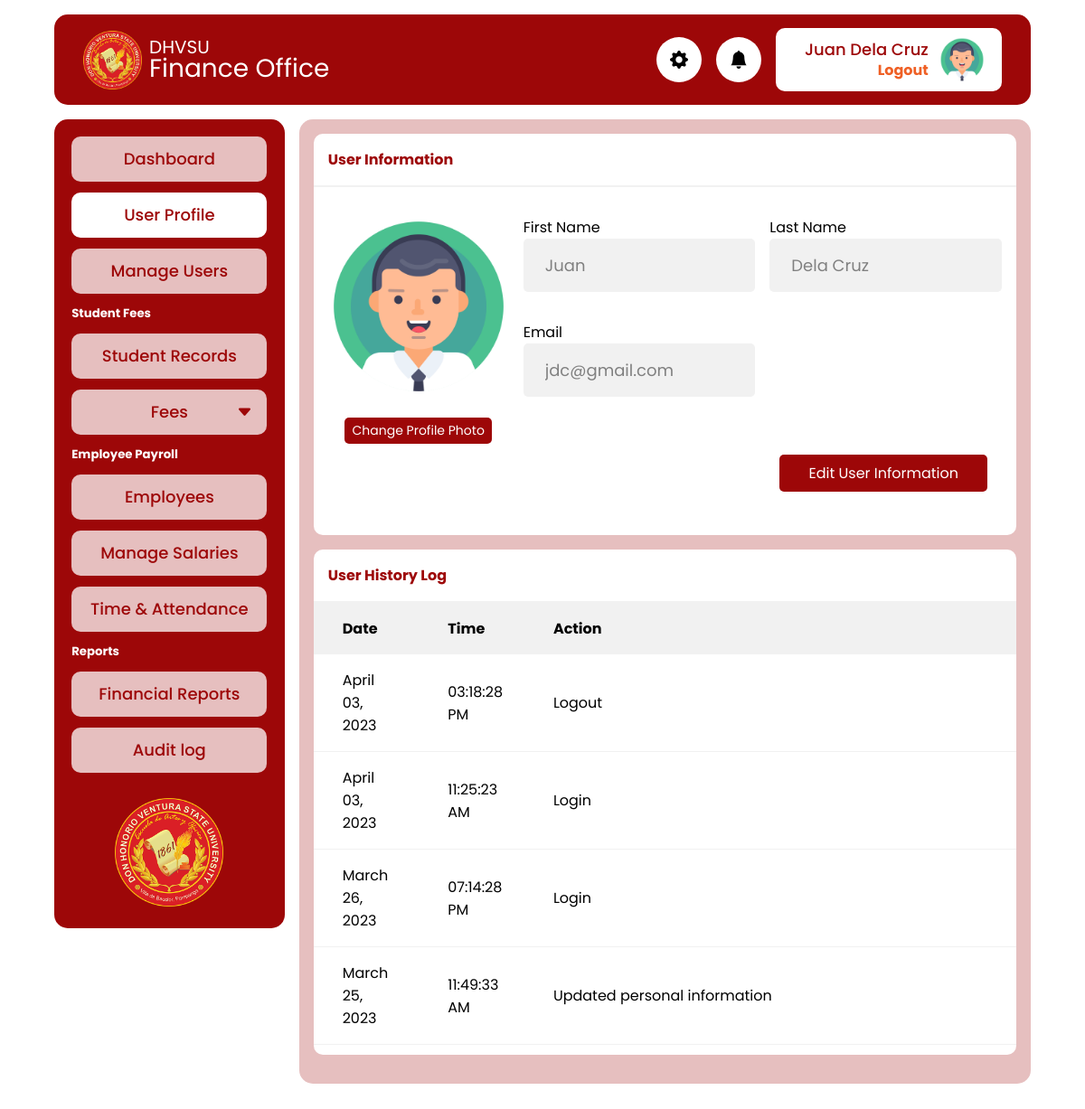
Before: /admin/profile.php (signed in) with the older database file.
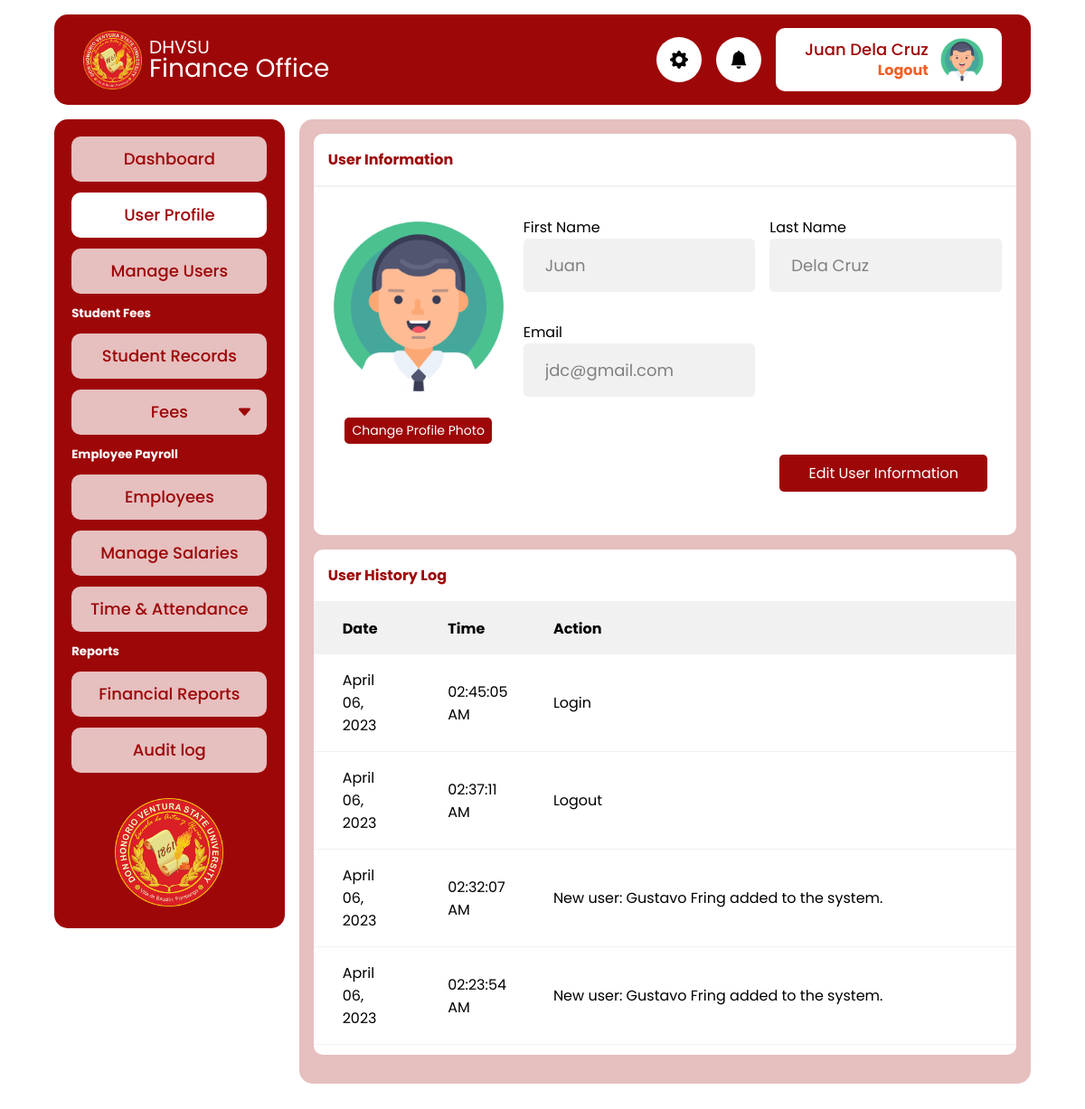
After: the same page with the newer database file.
### tables this page shows
CREATE TABLE `tbl_finance_audit_log` (
  `id` int(11) NOT NULL,
  `user_id` int(11) NOT NULL,
  `action_date` datetime NOT NULL DEFAULT current_timestamp(),
  `action_desc` text NOT NULL
);

### app/util_func.php (called while the page is built, shortened)
<?php
function fetchUserAuditLog($pdo)
{
  $user_id = $_SESSION["user"]["id"];
  $sql = "SELECT * FROM `tbl_finance_audit_log` WHERE user_id = ? ORDER BY id DESC";
  $stmt = $pdo->prepare($sql);
  $stmt->execute([$user_id]);
  if ($stmt->rowCount() > 0) {
    $data = $stmt->fetchAll();
    return $data;
  }
}

### admin/profile.php (the view, shortened to what this page needs)
<?php
require_once  './includes/header.php';
$auditLog = fetchUserAuditLog($pdo);
?>
<main>
  <div class="card fit">
    <div class="card-header">
      <h4>User Information</h4>
    </div>
    <div class="card-body profile">
      <div class="profile-photo-container">
        <picture class="profile-picture">
          <img srcset="<?= $_SESSION["user"]["profile_photo"] ?>" src="../assets/profile-placeholder.jpg" alt="" class="">
        </picture>
        <button type="button" class="btn btn-sm" id="change-dp-btn">Change Profile Photo</button>
      </div>
      <form action="../app/user_info_update.php" method="post">
        <div class="user-info" id="input-list">
          <div class="info">
            <label for="first_name">First Name</label>
            <input type="text" class="input-control gray" disabled value="<?= $_SESSION["user"]["first_name"] ?>" name="first_name">
          </div>
          <div class="info">
            <label for="last_name">Last Name</label>
            <input type="text" class="input-control gray" disabled value="<?= $_SESSION["user"]["last_name"] ?>" name="last_name">
          </div>
          <div class="info">
            <label for="email">Email</label>
            <input type="text" class="input-control gray" disabled value="<?= $_SESSION["user"]["email"] ?>" name="email">
          </div>
        </div>
        <div class="edit-btn-group">
          <button type="button" class="btn" id="edit-btn">Edit User Information</button>
        </div>
      </form>
    </div>
  </div>
  <div class="card fit">
    <div class="card-header">
      <h4>User History Log</h4>
    </div>
    <div class="card-body p-0" id="user-log">
      <div class="table-responsive">
        <table>
          <thead>
            <th>Date</th>
            <th>Time</th>
            <th style="width:70%">Action</th>
          </thead>
          <tbody>
            <?php
            foreach ($auditLog as $log) {
            ?>
              <tr>
                <td><?= date("F d, Y", strtotime($log["action_date"])) ?></td>
                <td><?= date("h:i:s A", strtotime($log["action_date"])) ?></td>
                <td><?= $log["action_desc"] ?></td>
              </tr>
            <?php
            }
            ?>
          </tbody>
        </table>
      </div>
    </div>
  </div>
</main>
<?php
require_once  './includes/footer.php'
?>

Changed rows visible on the page:
no longer on this page (row unchanged): tbl_finance_audit_log: action_date "April 03, 2023", action_date "03:18:28 PM", action_desc "Logout"
no longer on this page (row unchanged): tbl_finance_audit_log: action_date "April 03, 2023", action_date "11:25:23 AM", action_desc "Login"
no longer on this page (row unchanged): tbl_finance_audit_log: action_date "March 26, 2023", action_date "07:14:28 PM", action_desc "Login"
no longer on this page (row unchanged): tbl_finance_audit_log: action_date "March 25, 2023", action_date "11:49:33 AM", action_desc "Updated personal information"
added tbl_finance_audit_log: action_date "April 06, 2023", action_date "02:45:05 AM", action_desc "Login"
added tbl_finance_audit_log: action_date "April 06, 2023", action_date "02:37:11 AM", action_desc "Logout"
added tbl_finance_audit_log: action_date "April 06, 2023", action_date "02:32:07 AM", action_desc "New user: Gustavo Fring added to the system."
added tbl_finance_audit_log: action_date "April 06, 2023", action_date "02:23:54 AM", action_desc "New user: Gustavo Fring added to the system."
